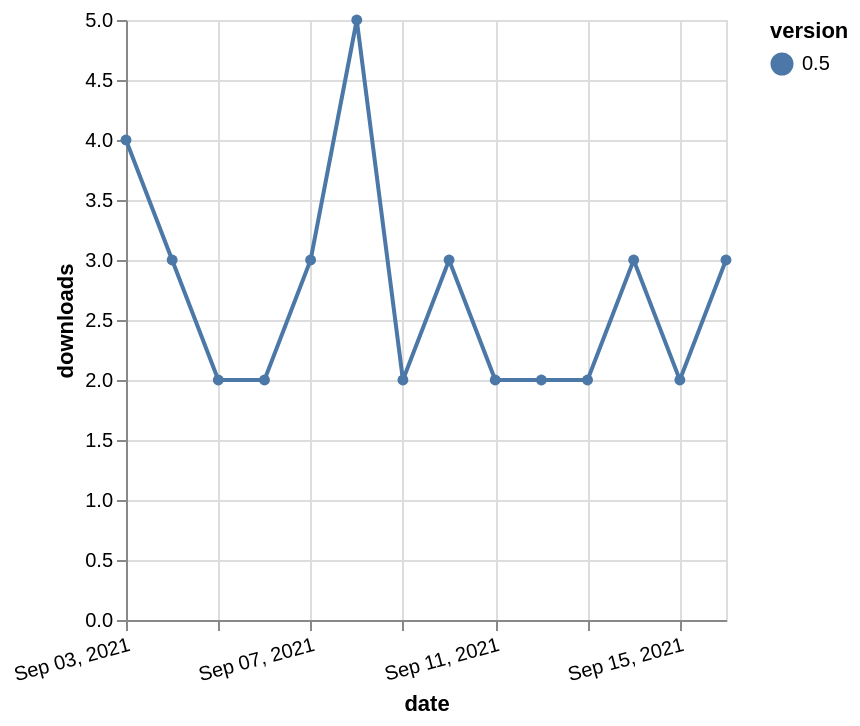

The Vega-Lite source for this figure:
### Vega-Lite specification from a JSON file in a GitHub repository (floating-point values rounded to 4 significant figures)
{"$schema": "https://vega.github.io/schema/vega-lite/v5.json", "description": "A simple bar chart with embedded data.", "data": {"values": [{"date": "2021-09-03", "total": 18070, "delta": 4, "version": "0.5"}, {"date": "2021-09-04", "total": 18073, "delta": 3, "version": "0.5"}, {"date": "2021-09-05", "total": 18075, "delta": 2, "version": "0.5"}, {"date": "2021-09-06", "total": 18077, "delta": 2, "version": "0.5"}, {"date": "2021-09-07", "total": 18080, "delta": 3, "version": "0.5"}, {"date": "2021-09-08", "total": 18085, "delta": 5, "version": "0.5"}, {"date": "2021-09-09", "total": 18087, "delta": 2, "version": "0.5"}, {"date": "2021-09-10", "total": 18090, "delta": 3, "version": "0.5"}, {"date": "2021-09-11", "total": 18092, "delta": 2, "version": "0.5"}, {"date": "2021-09-12", "total": 18094, "delta": 2, "version": "0.5"}, {"date": "2021-09-13", "total": 18096, "delta": 2, "version": "0.5"}, {"date": "2021-09-14", "total": 18099, "delta": 3, "version": "0.5"}, {"date": "2021-09-15", "total": 18101, "delta": 2, "version": "0.5"}, {"date": "2021-09-16", "total": 18104, "delta": 3, "version": "0.5"}]}, "width": "container", "mark": {"type": "line", "point": {"filled": true}}, "encoding": {"x": {"field": "date", "type": "temporal", "timeUnit": "yearmonthdate", "title": "date", "axis": {"labelAngle": -15}}, "y": {"field": "delta", "type": "quantitative", "title": "downloads"}, "color": {"field": "version", "type": "nominal"}, "tooltip": {"field": "delta"}}}
